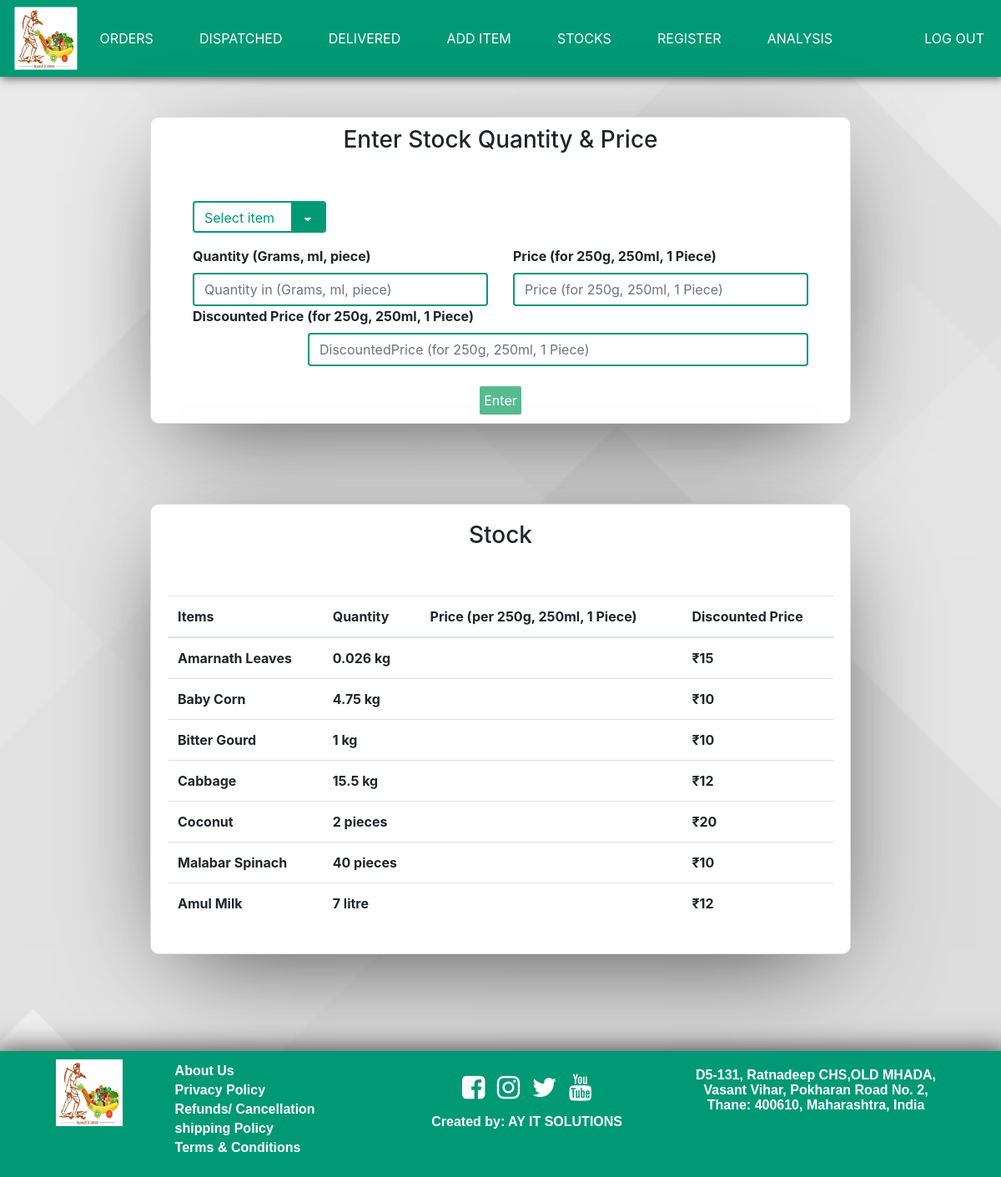
The app's page /owner/itemoption.php (signed in), older data.
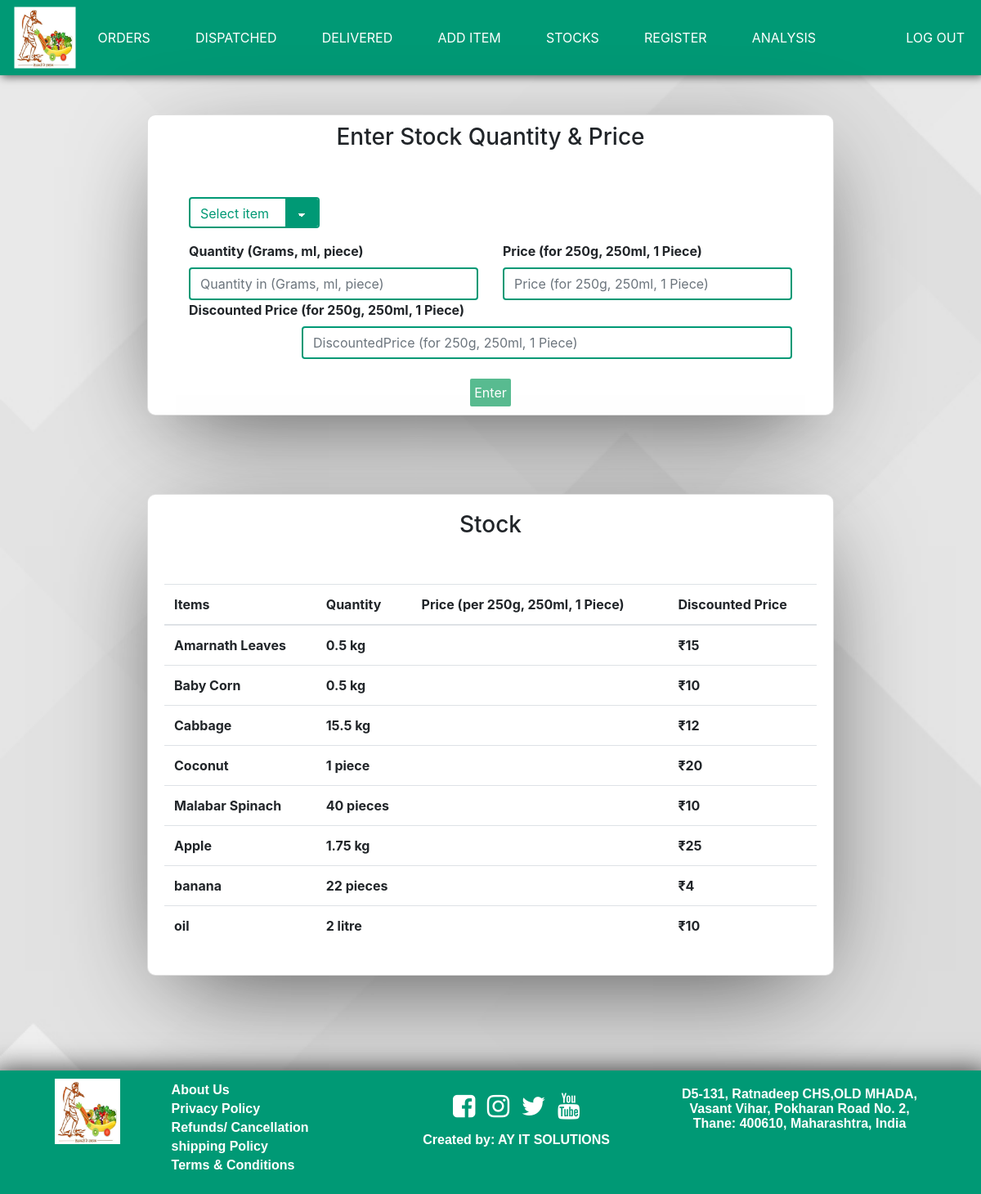
The same page, newer data.
### tables this page shows
CREATE TABLE `items` (
  `item_id` int(11) NOT NULL,
  `i_eng` varchar(100) NOT NULL,
  `i_mar` varchar(100) NOT NULL,
  `i_hin` varchar(100) NOT NULL,
  `category_type` int(11) NOT NULL,
  `type` int(11) NOT NULL COMMENT '1-grams,2-gadi',
  `quantity` int(11) NOT NULL,
  `price` int(11) NOT NULL,
  `img` text NOT NULL
);

### owner/itemoption.php (the view, shortened to what this page needs)
<?php
include dirname(dirname(__FILE__)).DIRECTORY_SEPARATOR.'includes'.DIRECTORY_SEPARATOR.'dbconn.php';
 ?>
<!DOCTYPE html>
<html lang="en">
<head>
<link rel="stylesheet" href="https://cdnjs.cloudflare.com/ajax/libs/font-awesome/4.7.0/css/font-awesome.min.css">
<link rel="stylesheet" href="https://maxcdn.bootstrapcdn.com/bootstrap/4.0.0/css/bootstrap.min.css">
<link rel="stylesheet" href="../css/main.css">
<link rel="stylesheet" href="../css/cards.css">
</head>
<body background="../images/back2.jpg">
  <?php
    include dirname(dirname(__FILE__)).DIRECTORY_SEPARATOR.'includes'.DIRECTORY_SEPARATOR.'ownerheader.php';
   ?>
<br><br>
<div class="card ownercard" style="padding:10px 50px">
  <h3 style="text-align:center;">Enter Stock Quantity & Price</h3><br><br>
  <form class="" action="" method="post">
    <div class="form-group">
    <select class="form-control customselect smaller classic" name="item" id="item" required>
      <option value="" selected disabled>Select item</option>
    </select>
  </div>
  <div class="row">
    <div class="col">
      <div class="form-group">
      <label for quantity><b>Quantity (Grams, ml, piece)</b> </label>
        <input type="number" name="quantity" class="form-control category customselect classic"id="quantity" placeholder="Quantity in (Grams, ml, piece)">
      </div>
    </div>
    <br>
    <div class="col">
      <div class="form-group">
      <label for price><b>Price (for 250g, 250ml, 1 Piece)</b> </label>
        <input type="number" name="price" class="form-control category customselect classic"id="price" placeholder="Price (for 250g, 250ml, 1 Piece)">
      </div>
    </div>
  </div>
  <div class="row">
    <div class="col">
      <div class="form-group">
      <label for dprice><b>Discounted Price (for 250g, 250ml, 1 Piece)</b> </label>
        <input type="number" name="dprice" class="form-control category customselect classic"id="dprice" placeholder="DiscountedPrice (for 250g, 250ml, 1 Piece)">
      </div>
    </div>
  </div>
  <br>
  <div class="text-center">
      <button class="btn btngreen" name="itementry" id="btn">Enter</button>
  </div>
  </form>
</div>
<br><br><br><br>
<section id="stock">
<div class="card ownercard">
  <h3 style="text-align:center;">Stock</h3><br><br>
  <table class="table table-hover" style="padding:20px;">
<thead>
  <tr>
    <th scope="col">Items</th>
    <th scope="col">Quantity</th>
    <th scope="col">Price (per 250g, 250ml, 1 Piece)</th>
    <th scope="col">Discounted Price</th>
  </tr>
</thead>
<tbody>
    <?php
    $query = "SELECT * FROM items;";
    $result = mysqli_query($con, $query);
    if (mysqli_num_rows($result) > 0)
    {
        while ($row1 = mysqli_fetch_assoc($result)) {
            $quantity=$row1['quantity'];
            if ($quantity > 0) {
              $type=$row1['type'];
              if ($type==1) {
                $fquantity=$quantity/1000;
                $unit="kg";
              }
              else if ($type==2) {
                $fquantity=$quantity;
                if ($fquantity==1) {
                  $unit="piece";
                }
                else {
                $unit="pieces";
                }
              }else if ($type==3) {
                $fquantity=$quantity/1000;
                $unit="litre";
              }
            echo '
            <tr>
              <th scope="col">'.$row1['i_eng'].'</th>
              <th scope="col">'.$fquantity.' '.$unit.'</th>
              <th scope="col">'.$row1['non_discounted_price'].'</th>
              <th scope="col">₹'.$row1['price'].'</th>
            </tr>';
          }
        }
      }
     ?>
</tbody>
</table>
</div><br><br>
</section>
                <?php include dirname(dirname(__FILE__)).DIRECTORY_SEPARATOR.'includes'.DIRECTORY_SEPARATOR.'footer.php';   ?>
</body>
</html>

### includes/ownerheader.php (shortened to what this page needs)
<head>
  <link rel="stylesheet" href="https://cdnjs.cloudflare.com/ajax/libs/font-awesome/4.7.0/css/font-awesome.min.css">
  <link rel="stylesheet" href="https://maxcdn.bootstrapcdn.com/bootstrap/4.0.0/css/bootstrap.min.css">
  <link rel="stylesheet" href="../css/main.css">
  <link rel="stylesheet" href="../css/cards.css">
  <link rel="stylesheet" href="../css/load.css">
</head>
<nav class="navbar navbar-expand-lg navigation navbar-dark py-md-3">
  <a class="navbar-brand" href="../delivery/dlogin.php">
    <img src="../images/Logo.png" class="logostyle" alt="">
  </a>
  <div class="collapse navbar-collapse" id="navbarSupportedContent">
<?php if (isset($_SESSION['Ownerid'])) { ?>
    <ul class="navbar-nav mr-auto">
      <li class="nav-item">
        <a class="nav-link active" href="./ownerdash.php">Orders</a>
      </li>
      <li class="nav-item">
        <a class="nav-link active" href="./dispatched.php">Dispatched</a>
      </li>
      <li class="nav-item">
        <a class="nav-link active" href="./delivered.php">Delivered</a>
      </li>
      <li class="nav-item">
        <a class="nav-link active" href="./additems.php">Add Item</a>
      </li>
      <li class="nav-item">
        <a class="nav-link active" href="./itemoption.php">STOCKS</a>
      </li>
      <li class="nav-item">
        <a class="nav-link active" href="./dregister.php">Register</a>
      </li>
      <li class="nav-item">
        <a class="nav-link active" href="./analysis.php">Analysis</a>
      </li>
    </ul>
  <?php } ?>
  </div>
  <?php if (isset($_SESSION['Ownerid'])) { ?>
  <ul class="nav justify-content-end">
      <li class="nav-item">
          <a class="nav-link" href="../php/logout.php">Log Out <span class="sr-only">(current)</span></a>
      </li>
  </ul>
<?php } ?>
</nav>

### includes/footer.php (shortened to what this page needs)
<br><br>
<head>
  <link rel="stylesheet" href="../css/footer.css">
</head>
  <footer class="footer-distributed">
    <div class="row d-flex"  style="display:flex !important; justify-content:space-evenly;">
      <div class="footer-left">
        <a href = "./home.php"><img href="./home.php" src="../images/Logo.png"><br><br></a>
      </div>
      <div class="footer-center links" >
        <ul>
          <li><a href="./policy.php#aboutus">About Us</li>
          <li><a href="./policy.php#privacypolicy">Privacy Policy</li>
          <li><a href="./policy.php#refund">Refunds/ Cancellation</li>
          <li><a href="./policy.php#shippingpolicy">shipping Policy</li>
          <li><a href="./policy.php#TC">Terms & Conditions</li>
      </div>
      <div class="footer-center" style="padding:0 !important; margin: 0 !important">
        <div class="container footerlinks">
          <br>
          <div class="row pb-3">
            <div class="col-md-12">
              <div class="mb-3 flex-center">
                <a href="" class="soci facebook">
                  <i class="fa fa-facebook-square fa-2x"> </i>
                </a>
                <a href="" class="soci instagram">
                  <i class="fa fa-instagram fa-2x"> </i>
                </a>
                <a href="" class="soci twitter">
                  <i class="fa fa-twitter fa-2x"> </i>
                </a>
                <a href="" class="soci youtube">
                  <i class="fa fa-youtube fa-2x"> </i>
                </a>
              </div>
              <span><b>Created by: <a href="https://ayitsolution.com/" target="_blank">AY IT SOLUTIONS</a></b></span>
            </div>
          </div>
        </div>
      </div>
  <div class="footer-right">
      <p class="footerbold">D5-131, Ratnadeep CHS,OLD MHADA, Vasant Vihar, Pokharan Road No. 2, Thane: 400610, Maharashtra, India</p>
    </div>
  </div>
  </footer>
</html>

### css/main.css (style rules this page uses)
.navigation { background-color: #009975; box-shadow: 2px 2px 10px rgba(0, 0, 0, 0.6); }
body { background-image: url("../images/back2.jpg"); background-repeat: repeat-y; background-size: cover; }
.category { position: relative; float: right; }
.logostyle { padding-left: 1rem; transform: scale(1.5); height: 50px; width: auto; object-fit: contain; }
.navbar { padding: 10px; }
.navigation a { float: left; }
nav .nav-link { color: white; text-transform: uppercase; }
nav .navbar-brand { color: white; font-weight: 700; letter-spacing: 0.15em; transition: 0.3s ease-in-out; padding: none; }
@media (min-width: 1187px) { .navbar-expand-lg .navbar-nav .nav-link { padding-right: 1.1rem; padding-left: 1.1rem; } }
.nav-link { transition: 0.3s ease; background: #009975; color: #ffffff; text-decoration: none; border-top: 4px solid #009975; border-bottom: 4px solid #009975; padding: 10px 0; margin: 0 10px; }
select { width: auto !important; float: none !important; }

### css/cards.css (style rules this page uses)
input[type=number] { -moz-appearance: textfield; }
.btngreen { background-color: #009755; color: white; padding: 5px; position: relative; border: none; outline: none; border-radius: 2px; cursor: pointer; }
.customselect { max-width: 600px !important; background-color: transparent; border: 2px solid #009975; border-radius: 4px; display: inline-block; font: inherit; line-height: 1.5em; margin: 0; color: #009975; -webkit-box-sizing: border-box; -moz-box-sizing: border-box; box-sizing: border-box; -webkit-appearance: none; -moz-appearance: none; }
.customselect.smaller { max-width: 475px !important; background-color: transparent; border: 2px solid #009975; border-radius: 4px; display: inline-block; font: inherit; line-height: 1.5em; margin: 0; color: #009975; -webkit-box-sizing: border-box; -moz-box-sizing: border-box; box-sizing: border-box; -webkit-appearance: none; -moz-appearance: none; }
.customselect option { background-color: transparent; }
select.classic { background-image: linear-gradient(45deg, transparent 50%, white 50%), linear-gradient(135deg, white 50%, transparent 50%), linear-gradient(to right, #009975, #009975); background-position: calc(100% - 20px) calc(1em + 2px), calc(100% - 15px) calc(1em + 2px), 100% 0; background-size: 5px 5px, 5px 5px, 2.5em 2.5em; background-repeat: no-repeat; }
.ownercard { margin: auto; width: 70%; padding: 20px; display: block; overflow-x: auto; border-radius: 10px 10px 10px 10px; -webkit-box-shadow: 0px 29px 124px -35px rgba(0, 0, 0, 0.75); -moz-box-shadow: 0px 29px 124px -35px rgba(0, 0, 0, 0.75); box-shadow: 0px 29px 124px -35px rgba(0, 0, 0, 0.75); }

### css/footer.css (style rules this page uses)
a { text-decoration: none; color:#fff; }
footer { position: relative; bottom: 0; -webkit-box-shadow: 0px 8px 31px 9px rgba(0, 0, 0, 0.75); -moz-box-shadow: 0px 8px 31px 9px rgba(0, 0, 0, 0.75); box-shadow: 0px 8px 31px 9px rgba(0, 0, 0, 0.75); }
a.soci { margin-left: 5px; margin-right: 5px; transition: all 0.5s ease-in-out; }
.footer-distributed { border-top: white 5px; background-color: #009975; box-sizing: border-box; width: 100%; text-align: left; font: 16px sans-serif; padding: 10px 20px 10px 20px; margin-top: 20px; }
.footerbold { font: bold 16px sans-serif; }
.footer-distributed .footer-left, .footer-distributed .footer-center, .footer-distributed .footer-right { display: inline-block; }
.footer-distributed .footer-left { background-color: #009975; }
.footer-distributed .footer-left img { height: 80px; width: auto; transition: all .3s ease-in-out; }
.footer-distributed .footer-center { color: white; font-size: 16px; text-align: center; vertical-align: middle; }
.footer-distributed .footer-right { width: 26%; color: white; font-size: 16px; margin-top: 10px; text-align: center; }
.links ul { list-style-type: none; text-align: left !important; padding: 0px !important; }
.links ul li { padding-top: 5px; }
.links ul a { text-decoration: none; font: bold 16px sans-serif; }

Row changes from the older to the newer data that the page shows:
no longer on this page (row edited): items: i_eng "Bitter Gourd", quantity "1", type "kg", price "10"
removed items: i_eng "Amul Milk", quantity "7", type "litre", price "12"
changed items "Amarnath Leaves": quantity "0.026" → "0.5"
changed items "Baby Corn": quantity "4.75" → "0.5"
changed items "Coconut": quantity "2" → "1"; quantity "pieces" → "piece"
added items: i_eng "Apple", quantity "1.75", type "kg", price "25"
added items: i_eng "banana", quantity "22", quantity "pieces", price "4"
added items: i_eng "oil", quantity "2", type "litre", price "10"
